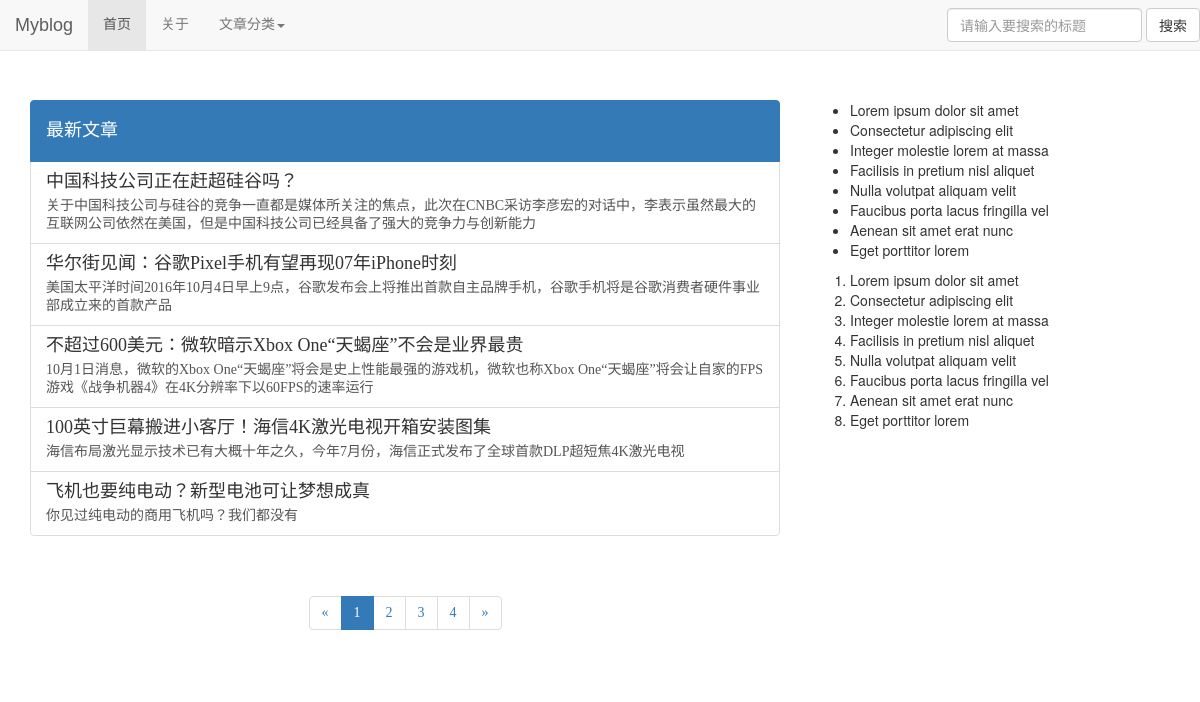
Screenshot of /index.php?p=1 with the database file from the repository.
### tables this page shows
CREATE TABLE `page` (
  `passage_id` int(10) UNSIGNED NOT NULL COMMENT '文章ID',
  `p_content` text NOT NULL COMMENT '文章内容',
  `p_title` text NOT NULL COMMENT '文章标题',
  `pub_time` datetime NOT NULL COMMENT '文章发布时间',
  `writer` varchar(20) NOT NULL COMMENT '作者',
  `description` text NOT NULL COMMENT '描述',
  `comment_count` int(10) UNSIGNED NOT NULL DEFAULT '0' COMMENT '评论数'
);

### includes/fetch_page.php (the view, shortened to what this page needs)
<?php
$page = $p;
$page = ($page-1)*5;
require_once("mysql_connect.php");
$sql = "SELECT `p_title`,`passage_id`,`description` FROM `page` ORDER BY `page`.`passage_id` DESC LIMIT "."$page".", 5";
if(mysqli_query($con,"SET NAMES UTF8"))
{
if($result=mysqli_query($con,$sql))
{
    while($row=mysqli_fetch_array($result, MYSQLI_ASSOC))
    {
            printf("<a class=\"list-group-item\" href=\"http://localhost/blog/article.php?id=%d\">
					    <h4 class=\"list-group-item-heading\">
						%s
                        </h4>
					<p class=\"list-group-item-text\">
						%s
					</p>
				</a>",$row['passage_id'],$row['p_title'],$row['description']);
    }
}
    else{
        echo "sql语句错误！";
    }
}
else{
    echo "数据库编码设置失败!<br/>";
}
?>

### css/index_stylesheet.css (style rules this page uses)
h1,h2,h3,h4,h5,p,label,a,span { font-family: Microsoft YaHei; }

### rows the page displays
page: p_title "中国科技公司正在赶超硅谷吗？", description "关于中国科技公司与硅谷的竞争一直都是媒体所关注的焦点，此次在CNBC采访李彦宏的对话中，李表示虽然最大的互联网公司依然在美国，但是中国科技公司已经具备了强大的竞争力与创新能力"
page: p_title "华尔街见闻：谷歌Pixel手机有望再现07年iPhone时刻", description "美国太平洋时间2016年10月4日早上9点，谷歌发布会上将推出首款自主品牌手机，谷歌手机将是谷歌消费者硬件事业部成立来的首款产品"
page: p_title "不超过600美元：微软暗示Xbox One“天蝎座”不会是业界最贵", description "10月1日消息，微软的Xbox One“天蝎座”将会是史上性能最强的游戏机，微软也称Xbox One“天蝎座”将会让自家的FPS游戏《战争机器4》在4K分辨率下以60FPS的速率运行"
page: p_title "100英寸巨幕搬进小客厅！海信4K激光电视开箱安装图集", description "海信布局激光显示技术已有大概十年之久，今年7月份，海信正式发布了全球首款DLP超短焦4K激光电视"
page: p_title "飞机也要纯电动？新型电池可让梦想成真", description "你见过纯电动的商用飞机吗？我们都没有"
